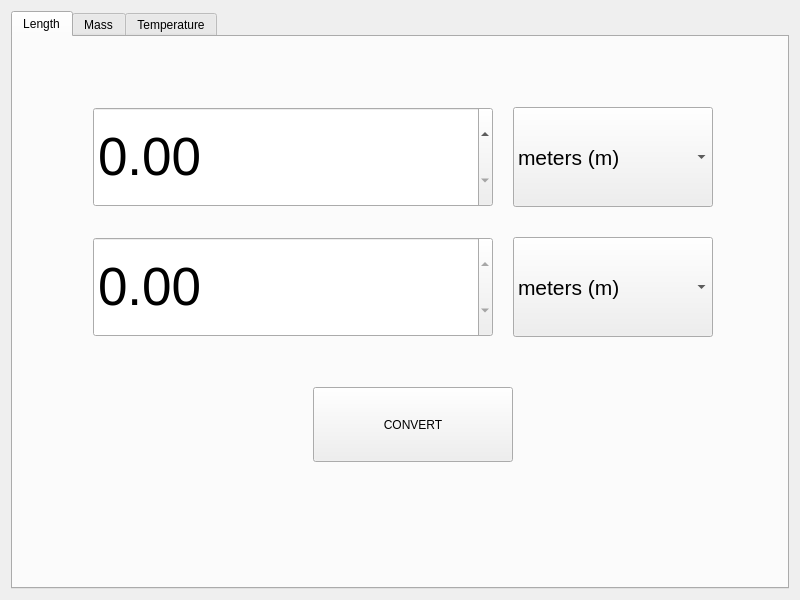
<?xml version="1.0" encoding="UTF-8"?>
<ui version="4.0">
 <class>Widget</class>
 <widget class="QWidget" name="Widget">
  <property name="geometry">
   <rect>
    <x>0</x>
    <y>0</y>
    <width>800</width>
    <height>600</height>
   </rect>
  </property>
  <property name="windowTitle">
   <string>Widget</string>
  </property>
  <layout class="QVBoxLayout" name="verticalLayout">
   <item>
    <widget class="QTabWidget" name="Tabs">
     <property name="currentIndex">
      <number>0</number>
     </property>
     <widget class="QWidget" name="LengthTab">
      <attribute name="title">
       <string>Length</string>
      </attribute>
      <widget class="QDoubleSpinBox" name="LenInput">
       <property name="geometry">
        <rect>
         <x>80</x>
         <y>70</y>
         <width>400</width>
         <height>100</height>
        </rect>
       </property>
       <property name="font">
        <font>
         <pointsize>40</pointsize>
        </font>
       </property>
       <property name="maximum">
        <double>99999999999.990005493164063</double>
       </property>
      </widget>
      <widget class="QDoubleSpinBox" name="LenResult">
       <property name="geometry">
        <rect>
         <x>80</x>
         <y>200</y>
         <width>400</width>
         <height>100</height>
        </rect>
       </property>
       <property name="font">
        <font>
         <pointsize>40</pointsize>
        </font>
       </property>
       <property name="readOnly">
        <bool>true</bool>
       </property>
       <property name="maximum">
        <double>99999999999.990005493164063</double>
       </property>
      </widget>
      <widget class="QComboBox" name="InputBoxLen">
       <property name="geometry">
        <rect>
         <x>500</x>
         <y>70</y>
         <width>200</width>
         <height>100</height>
        </rect>
       </property>
       <property name="font">
        <font>
         <pointsize>16</pointsize>
        </font>
       </property>
       <item>
        <property name="text">
         <string>meters (m)</string>
        </property>
       </item>
       <item>
        <property name="text">
         <string>kilometers (km)</string>
        </property>
       </item>
       <item>
        <property name="text">
         <string>inches (in)</string>
        </property>
       </item>
       <item>
        <property name="text">
         <string>feet (ft)</string>
        </property>
       </item>
       <item>
        <property name="text">
         <string>miles (mi)</string>
        </property>
       </item>
      </widget>
      <widget class="QComboBox" name="ResultBoxLen">
       <property name="geometry">
        <rect>
         <x>500</x>
         <y>200</y>
         <width>200</width>
         <height>100</height>
        </rect>
       </property>
       <property name="font">
        <font>
         <pointsize>16</pointsize>
        </font>
       </property>
       <item>
        <property name="text">
         <string>meters (m)</string>
        </property>
       </item>
       <item>
        <property name="text">
         <string>kilometers (km)</string>
        </property>
       </item>
       <item>
        <property name="text">
         <string>inches (in)</string>
        </property>
       </item>
       <item>
        <property name="text">
         <string>feet (ft)</string>
        </property>
       </item>
       <item>
        <property name="text">
         <string>miles (mi)</string>
        </property>
       </item>
      </widget>
      <widget class="QPushButton" name="btnConvertLen">
       <property name="geometry">
        <rect>
         <x>300</x>
         <y>350</y>
         <width>200</width>
         <height>75</height>
        </rect>
       </property>
       <property name="text">
        <string>CONVERT</string>
       </property>
      </widget>
     </widget>
     <widget class="QWidget" name="MassTab">
      <attribute name="title">
       <string>Mass</string>
      </attribute>
      <widget class="QComboBox" name="ResultBoxMass">
       <property name="geometry">
        <rect>
         <x>500</x>
         <y>200</y>
         <width>200</width>
         <height>100</height>
        </rect>
       </property>
       <property name="font">
        <font>
         <pointsize>14</pointsize>
        </font>
       </property>
       <item>
        <property name="text">
         <string>Mass: kilograms (kg)</string>
        </property>
       </item>
       <item>
        <property name="text">
         <string>pounds (lb)</string>
        </property>
       </item>
       <item>
        <property name="text">
         <string>ounces (oz)</string>
        </property>
       </item>
      </widget>
      <widget class="QDoubleSpinBox" name="MassInput">
       <property name="geometry">
        <rect>
         <x>80</x>
         <y>70</y>
         <width>400</width>
         <height>100</height>
        </rect>
       </property>
       <property name="font">
        <font>
         <pointsize>40</pointsize>
        </font>
       </property>
       <property name="maximum">
        <double>99999999999.990005493164063</double>
       </property>
      </widget>
      <widget class="QComboBox" name="InputBoxMass">
       <property name="geometry">
        <rect>
         <x>500</x>
         <y>70</y>
         <width>200</width>
         <height>100</height>
        </rect>
       </property>
       <property name="font">
        <font>
         <pointsize>14</pointsize>
        </font>
       </property>
       <item>
        <property name="text">
         <string>kilograms (kg)</string>
        </property>
       </item>
       <item>
        <property name="text">
         <string>pounds (lb)</string>
        </property>
       </item>
       <item>
        <property name="text">
         <string>ounces (oz)</string>
        </property>
       </item>
      </widget>
      <widget class="QDoubleSpinBox" name="MassResult">
       <property name="geometry">
        <rect>
         <x>80</x>
         <y>200</y>
         <width>400</width>
         <height>100</height>
        </rect>
       </property>
       <property name="font">
        <font>
         <pointsize>40</pointsize>
        </font>
       </property>
       <property name="readOnly">
        <bool>true</bool>
       </property>
       <property name="maximum">
        <double>99999999999.990005493164063</double>
       </property>
      </widget>
      <widget class="QPushButton" name="btnConvertMass">
       <property name="geometry">
        <rect>
         <x>300</x>
         <y>350</y>
         <width>200</width>
         <height>75</height>
        </rect>
       </property>
       <property name="text">
        <string>CONVERT</string>
       </property>
      </widget>
     </widget>
     <widget class="QWidget" name="TemperatureTab">
      <attribute name="title">
       <string>Temperature</string>
      </attribute>
      <widget class="QDoubleSpinBox" name="TempResult">
       <property name="geometry">
        <rect>
         <x>80</x>
         <y>200</y>
         <width>400</width>
         <height>100</height>
        </rect>
       </property>
       <property name="font">
        <font>
         <pointsize>40</pointsize>
        </font>
       </property>
       <property name="readOnly">
        <bool>true</bool>
       </property>
       <property name="maximum">
        <double>99999999999.990005493164063</double>
       </property>
      </widget>
      <widget class="QComboBox" name="ResultBoxTemp">
       <property name="geometry">
        <rect>
         <x>500</x>
         <y>200</y>
         <width>200</width>
         <height>100</height>
        </rect>
       </property>
       <property name="font">
        <font>
         <pointsize>14</pointsize>
        </font>
       </property>
       <item>
        <property name="text">
         <string>Celsius (°C)</string>
        </property>
       </item>
       <item>
        <property name="text">
         <string>Fahrenheit (°F)</string>
        </property>
       </item>
       <item>
        <property name="text">
         <string>Kelvin (K)</string>
        </property>
       </item>
      </widget>
      <widget class="QDoubleSpinBox" name="TempInput">
       <property name="geometry">
        <rect>
         <x>80</x>
         <y>70</y>
         <width>400</width>
         <height>100</height>
        </rect>
       </property>
       <property name="font">
        <font>
         <pointsize>40</pointsize>
        </font>
       </property>
       <property name="maximum">
        <double>99999999999.990005493164063</double>
       </property>
      </widget>
      <widget class="QComboBox" name="InputBoxTemp">
       <property name="geometry">
        <rect>
         <x>500</x>
         <y>70</y>
         <width>200</width>
         <height>100</height>
        </rect>
       </property>
       <property name="font">
        <font>
         <pointsize>14</pointsize>
        </font>
       </property>
       <item>
        <property name="text">
         <string>Celsius (°C)</string>
        </property>
       </item>
       <item>
        <property name="text">
         <string>Fahrenheit (°F)</string>
        </property>
       </item>
       <item>
        <property name="text">
         <string>Kelvin (K)</string>
        </property>
       </item>
      </widget>
      <widget class="QPushButton" name="btnConvertTemp">
       <property name="geometry">
        <rect>
         <x>300</x>
         <y>350</y>
         <width>200</width>
         <height>75</height>
        </rect>
       </property>
       <property name="text">
        <string>CONVERT</string>
       </property>
      </widget>
     </widget>
    </widget>
   </item>
  </layout>
 </widget>
 <resources/>
 <connections/>
</ui>
